Frame 1 (no input): blank canvas, image omitted
Frame 60 (no input): blank canvas, image omitted
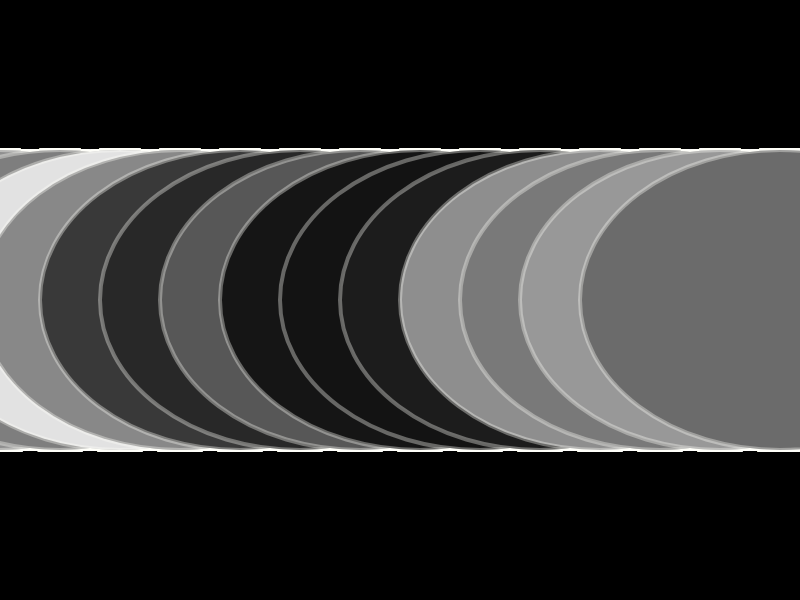
Frame 120 (the mouse pressed at the canvas centre since frame 60)

The p5.js sketch whose frames 1 and 60 were blank and that drew this single picture after the mouse press (run headless with seeded random() and noise() and a simulated clock; from frame 60 on, the mouse is pressed at the canvas centre):

// p5.js sketch
// ── sketch.js
var fillVal = (244, 194, 194);


function setup() {
 createCanvas(800, 600);  
 background(0);
 strokeWeight(4);
 stroke(254, 254, 250, 90);
}

function draw() {

footer(60,40); 
 
}

function keyPressed() {   
	
   if (keyCode == 32) { 
		strokeWeight(4);
        Stroke(254, 254, 250, 90);
		fill(0);
		var size = map(mouseX, height, width, 2, 15);
		triangle(mouseX, mouseY, width/2, height/2, width/2, height/2);

   }else{ 
   		fillVal = (random(255));
   }

   fill(fillVal);
   rect(0,0,width, height);
}

function footer(distance, footersize) {
  for (var i = 0; i < width; i+=distance) {
  		fill(random(255));
  		ellipse(i, height/2, mouseX, mouseY);

  }
}
